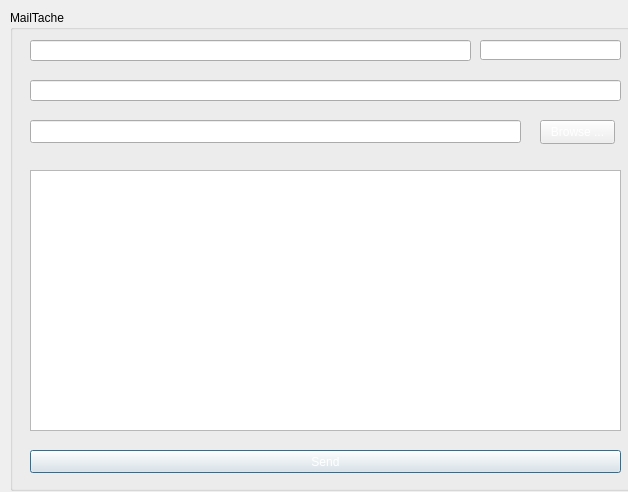
<?xml version="1.0" encoding="UTF-8"?>
<ui version="4.0">
 <class>MailT</class>
 <widget class="QDialog" name="MailT">
  <property name="geometry">
   <rect>
    <x>0</x>
    <y>0</y>
    <width>628</width>
    <height>492</height>
   </rect>
  </property>
  <property name="windowTitle">
   <string>Dialog</string>
  </property>
  <widget class="QGroupBox" name="groupBox">
   <property name="geometry">
    <rect>
     <x>10</x>
     <y>10</y>
     <width>621</width>
     <height>481</height>
    </rect>
   </property>
   <property name="styleSheet">
    <string notr="true">background-image: url(:/ressource/mariage.jpg);</string>
   </property>
   <property name="title">
    <string>MailTache</string>
   </property>
   <widget class="QLineEdit" name="rcpt">
    <property name="geometry">
     <rect>
      <x>20</x>
      <y>30</y>
      <width>441</width>
      <height>21</height>
     </rect>
    </property>
    <property name="styleSheet">
     <string notr="true">color: rgb(255, 255, 255);</string>
    </property>
    <property name="placeholderText">
     <string>recipient</string>
    </property>
   </widget>
   <widget class="QLineEdit" name="mail_pass">
    <property name="geometry">
     <rect>
      <x>470</x>
      <y>30</y>
      <width>141</width>
      <height>20</height>
     </rect>
    </property>
    <property name="styleSheet">
     <string notr="true">color: rgb(255, 255, 255);</string>
    </property>
    <property name="echoMode">
     <enum>QLineEdit::Password</enum>
    </property>
    <property name="placeholderText">
     <string>your mail password</string>
    </property>
   </widget>
   <widget class="QLineEdit" name="subject">
    <property name="geometry">
     <rect>
      <x>20</x>
      <y>70</y>
      <width>591</width>
      <height>21</height>
     </rect>
    </property>
    <property name="styleSheet">
     <string notr="true">color: rgb(255, 255, 255);
</string>
    </property>
    <property name="placeholderText">
     <string>subject</string>
    </property>
   </widget>
   <widget class="QLineEdit" name="file">
    <property name="geometry">
     <rect>
      <x>20</x>
      <y>110</y>
      <width>491</width>
      <height>23</height>
     </rect>
    </property>
    <property name="styleSheet">
     <string notr="true">color: rgb(255, 255, 255);</string>
    </property>
    <property name="placeholderText">
     <string>attachement here</string>
    </property>
   </widget>
   <widget class="QTextEdit" name="msg">
    <property name="geometry">
     <rect>
      <x>20</x>
      <y>160</y>
      <width>591</width>
      <height>261</height>
     </rect>
    </property>
    <property name="styleSheet">
     <string notr="true">color: rgb(255, 255, 255);
</string>
    </property>
    <property name="placeholderText">
     <string>type your message here ...</string>
    </property>
   </widget>
   <widget class="QPushButton" name="sendBtn">
    <property name="geometry">
     <rect>
      <x>20</x>
      <y>440</y>
      <width>591</width>
      <height>23</height>
     </rect>
    </property>
    <property name="styleSheet">
     <string notr="true">color: rgb(255, 255, 255);</string>
    </property>
    <property name="text">
     <string>Send</string>
    </property>
   </widget>
   <widget class="QPushButton" name="browseBtn">
    <property name="geometry">
     <rect>
      <x>530</x>
      <y>110</y>
      <width>75</width>
      <height>24</height>
     </rect>
    </property>
    <property name="styleSheet">
     <string notr="true">color: rgb(255, 255, 255);</string>
    </property>
    <property name="text">
     <string>Browse ...</string>
    </property>
   </widget>
  </widget>
 </widget>
 <resources/>
 <connections/>
</ui>
